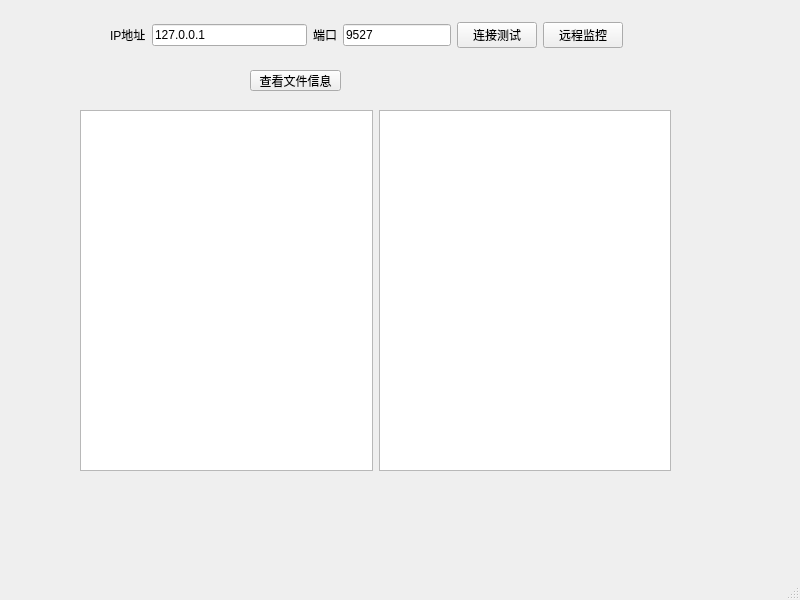
<?xml version="1.0" encoding="UTF-8"?>
<ui version="4.0">
 <class>RemoteClient</class>
 <widget class="QMainWindow" name="RemoteClient">
  <property name="geometry">
   <rect>
    <x>0</x>
    <y>0</y>
    <width>800</width>
    <height>600</height>
   </rect>
  </property>
  <property name="windowTitle">
   <string>RemoteClient</string>
  </property>
  <widget class="QWidget" name="centralwidget">
   <widget class="QWidget" name="layoutWidget">
    <property name="geometry">
     <rect>
      <x>80</x>
      <y>110</y>
      <width>591</width>
      <height>361</height>
     </rect>
    </property>
    <layout class="QHBoxLayout" name="horizontalLayout_4">
     <item>
      <widget class="QTreeView" name="filesTreeView"/>
     </item>
     <item>
      <widget class="QListView" name="filesListView"/>
     </item>
    </layout>
   </widget>
   <widget class="QWidget" name="layoutWidget_2">
    <property name="geometry">
     <rect>
      <x>110</x>
      <y>20</y>
      <width>513</width>
      <height>30</height>
     </rect>
    </property>
    <layout class="QHBoxLayout" name="horizontalLayout_5">
     <item>
      <layout class="QHBoxLayout" name="horizontalLayout_3">
       <item>
        <layout class="QHBoxLayout" name="horizontalLayout">
         <item>
          <widget class="QLabel" name="label">
           <property name="text">
            <string>IP地址</string>
           </property>
          </widget>
         </item>
         <item>
          <widget class="QLineEdit" name="lineHost">
           <property name="text">
            <string>127.0.0.1</string>
           </property>
          </widget>
         </item>
        </layout>
       </item>
       <item>
        <layout class="QHBoxLayout" name="horizontalLayout_2">
         <item>
          <widget class="QLabel" name="label_2">
           <property name="text">
            <string>端口</string>
           </property>
          </widget>
         </item>
         <item>
          <widget class="QLineEdit" name="linePort">
           <property name="text">
            <string>9527</string>
           </property>
          </widget>
         </item>
         <item>
          <widget class="QPushButton" name="btnConnect">
           <property name="text">
            <string>连接测试</string>
           </property>
          </widget>
         </item>
        </layout>
       </item>
      </layout>
     </item>
     <item>
      <widget class="QPushButton" name="btnStartWatch">
       <property name="text">
        <string>远程监控</string>
       </property>
      </widget>
     </item>
    </layout>
   </widget>
   <widget class="QPushButton" name="btnFileInfo">
    <property name="geometry">
     <rect>
      <x>250</x>
      <y>70</y>
      <width>91</width>
      <height>21</height>
     </rect>
    </property>
    <property name="text">
     <string>查看文件信息</string>
    </property>
   </widget>
  </widget>
  <widget class="QMenuBar" name="menubar">
   <property name="geometry">
    <rect>
     <x>0</x>
     <y>0</y>
     <width>800</width>
     <height>22</height>
    </rect>
   </property>
  </widget>
  <widget class="QStatusBar" name="statusbar"/>
 </widget>
 <resources/>
 <connections/>
</ui>
